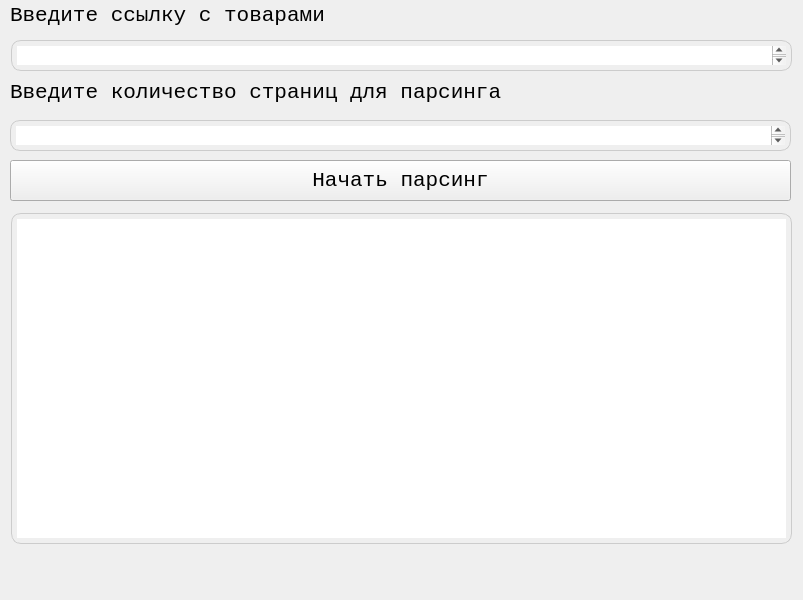
<?xml version="1.0" encoding="UTF-8"?>
<ui version="4.0">
 <class>MainWindow</class>
 <widget class="QMainWindow" name="MainWindow">
  <property name="geometry">
   <rect>
    <x>0</x>
    <y>0</y>
    <width>803</width>
    <height>600</height>
   </rect>
  </property>
  <property name="windowTitle">
   <string>MainWindow</string>
  </property>
  <property name="styleSheet">
   <string notr="true">QMainWindow {
    background-position: center;
    background-repeat: no-repeat;
    background-size: cover;	

}</string>
  </property>
  <widget class="QWidget" name="centralwidget">
   <property name="styleSheet">
    <string notr="true"/>
   </property>
   <widget class="QLabel" name="enterRef">
    <property name="geometry">
     <rect>
      <x>10</x>
      <y>0</y>
      <width>525</width>
      <height>31</height>
     </rect>
    </property>
    <property name="font">
     <font>
      <family>Consolas</family>
      <pointsize>16</pointsize>
     </font>
    </property>
    <property name="styleSheet">
     <string notr="true"/>
    </property>
    <property name="text">
     <string>Введите ссылку с товарами</string>
    </property>
   </widget>
   <widget class="QTextEdit" name="inputCategory">
    <property name="geometry">
     <rect>
      <x>11</x>
      <y>40</y>
      <width>781</width>
      <height>31</height>
     </rect>
    </property>
    <property name="font">
     <font>
      <family>Consolas</family>
     </font>
    </property>
    <property name="styleSheet">
     <string notr="true">QTextEdit{
    border-radius: 10px;
    padding: 5px;
    border: 1px solid #ccc;
}
</string>
    </property>
   </widget>
   <widget class="QPushButton" name="startParsing">
    <property name="geometry">
     <rect>
      <x>10</x>
      <y>160</y>
      <width>781</width>
      <height>41</height>
     </rect>
    </property>
    <property name="font">
     <font>
      <family>Consolas</family>
      <pointsize>16</pointsize>
     </font>
    </property>
    <property name="styleSheet">
     <string notr="true">QPushButton {
    border-radius: 10px;
    padding: 5px;
    background-color: #f0f0f0;
    border: 1px solid #ccc;
}
qlineargradient(spread:pad, x1:0, y1:0, x2:1, y2:0, stop:0 rgba(0, 0, 0, 255), stop:1 rgba(255, 255, 255, 255))</string>
    </property>
    <property name="text">
     <string>Начать парсинг</string>
    </property>
   </widget>
   <widget class="QPlainTextEdit" name="outputInfo">
    <property name="geometry">
     <rect>
      <x>11</x>
      <y>213</y>
      <width>781</width>
      <height>331</height>
     </rect>
    </property>
    <property name="sizePolicy">
     <sizepolicy hsizetype="Expanding" vsizetype="Expanding">
      <horstretch>100</horstretch>
      <verstretch>100</verstretch>
     </sizepolicy>
    </property>
    <property name="font">
     <font>
      <family>Consolas</family>
      <pointsize>12</pointsize>
     </font>
    </property>
    <property name="styleSheet">
     <string notr="true">QPlainTextEdit {
    border-radius: 10px;
    padding: 5px;
    border: 1px solid #ccc;
}</string>
    </property>
   </widget>
   <widget class="QLabel" name="enterPages">
    <property name="geometry">
     <rect>
      <x>10</x>
      <y>72</y>
      <width>771</width>
      <height>41</height>
     </rect>
    </property>
    <property name="font">
     <font>
      <family>Consolas</family>
      <pointsize>16</pointsize>
     </font>
    </property>
    <property name="text">
     <string>Введите количество страниц для парсинга</string>
    </property>
   </widget>
   <widget class="QTextEdit" name="inputPages">
    <property name="geometry">
     <rect>
      <x>10</x>
      <y>120</y>
      <width>781</width>
      <height>31</height>
     </rect>
    </property>
    <property name="font">
     <font>
      <family>Consolas</family>
     </font>
    </property>
    <property name="styleSheet">
     <string notr="true">QTextEdit {
	border-right-color: qlineargradient(spread:pad, x1:0, y1:0, x2:1, y2:0, stop:0 rgba(255, 178, 102, 255), stop:0.55 rgba(235, 148, 61, 255), stop:0.98 rgba(0, 0, 0, 255), stop:1 rgba(0, 0, 0, 0));
	selection-color: qlineargradient(spread:pad, x1:0, y1:0, x2:1, y2:0, stop:0 rgba(255, 178, 102, 255), stop:0.55 rgba(235, 148, 61, 255), stop:0.98 rgba(0, 0, 0, 255), stop:1 rgba(0, 0, 0, 0));
    border-radius: 10px;
    padding: 5px;
    border: 1px solid #ccc;
}

</string>
    </property>
   </widget>
  </widget>
 </widget>
 <resources/>
 <connections/>
</ui>
